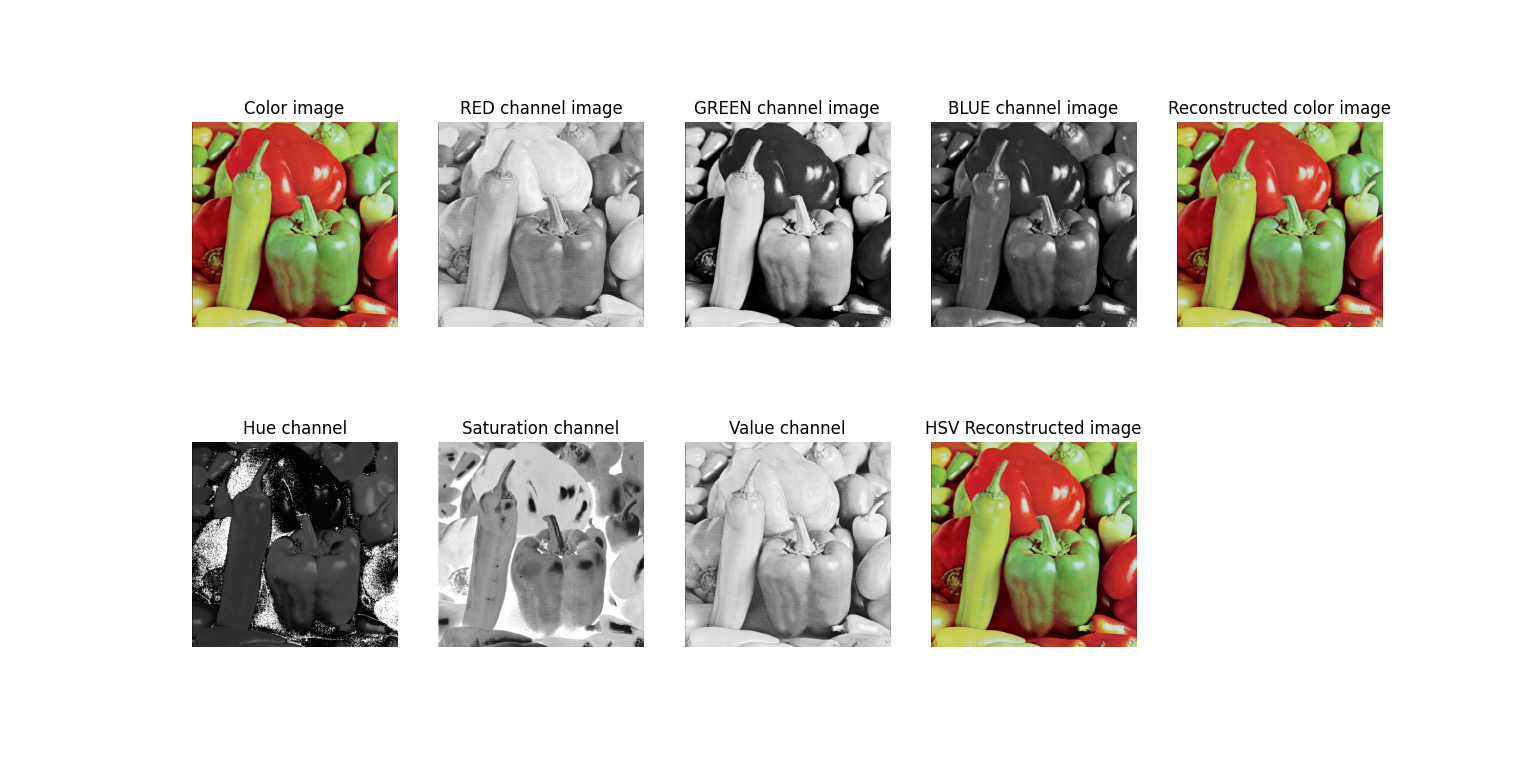

Here is the Python script that generated this plot:
import numpy as np
import matplotlib.pyplot as plt
from skimage.color import rgb2gray, rgb2hsv
from matplotlib.colors import hsv_to_rgb

# Read the image and convert it to grayscale
img_01 = plt.imread('C:\\Dataset\\4.2.07.tiff')
img_gray = rgb2gray(img_01)

# Convert the RGB image to HSV
Ihsv = rgb2hsv(img_01)

# Separate the RGB channels
r = img_01[:, :, 0]
g = img_01[:, :, 1]
b = img_01[:, :, 2]

z_r = np.zeros_like(r)
z_g = np.zeros_like(g)
z_b = np.zeros_like(b)

# Create separate color channel images
r_img = np.dstack((r, z_g, z_b))
g_img = np.dstack((z_r, g, z_b))
b_img = np.dstack((z_r, z_g, b))

# Separate the H, S, and V channels
H = Ihsv[:, :, 0]
S = Ihsv[:, :, 1]
V = Ihsv[:, :, 2]

# Reconstruct the RGB image from the separated channels
rcon_img = np.dstack((H, S, V))
rcon_img = hsv_to_rgb(rcon_img)

# Display the images in subplots
plt.figure(figsize=(20, 10))

# Original RGB image
plt.subplot(2, 5, 1)
plt.axis('off')
plt.title('Color image')
plt.imshow(img_01)

# Separate R, G, B channels
plt.subplot(2, 5, 2)
plt.axis('off')
plt.title('RED channel image')
plt.imshow(r, cmap='gray')

plt.subplot(2, 5, 3)
plt.axis('off')
plt.title('GREEN channel image')
plt.imshow(g, cmap='gray')

plt.subplot(2, 5, 4)
plt.axis('off')
plt.title('BLUE channel image')
plt.imshow(b, cmap='gray')

# Reconstructed RGB image
plt.subplot(2, 5, 5)
plt.axis('off')
plt.title('Reconstructed color image')
plt.imshow(rcon_img)

# Separate H, S, V channels
plt.subplot(2, 5, 6)
plt.axis('off')
plt.title('Hue channel')
plt.imshow(H, cmap='gray')

plt.subplot(2, 5, 7)
plt.axis('off')
plt.title('Saturation channel')
plt.imshow(S, cmap='gray')

plt.subplot(2, 5, 8)
plt.axis('off')
plt.title('Value channel')
plt.imshow(V, cmap='gray')

# Add HSV reconstructed image
plt.subplot(2, 5, 9)
plt.axis('off')
plt.title('HSV Reconstructed image')
plt.imshow(rcon_img)

plt.show()
